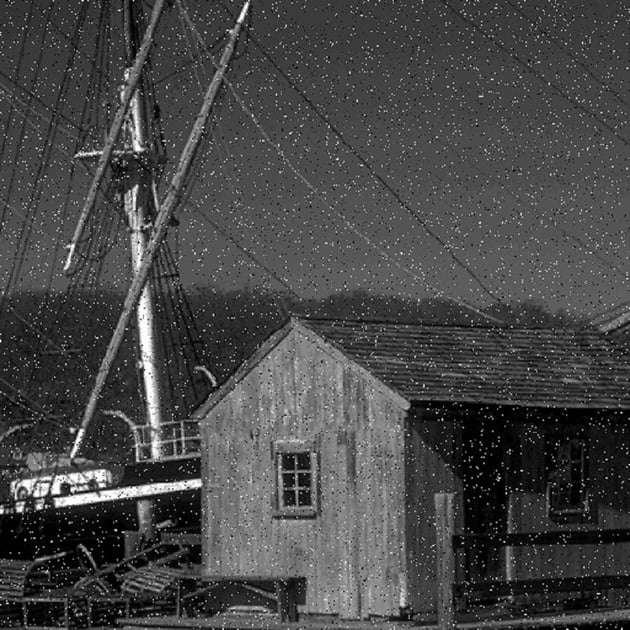
#> input picture DIP/Ejercicio 8/saltandpeppernoise.jpg, 630 x 630 px, found by its file name
$ python Ejercicio8.py
#> lines starting #> are read from the running program, lines starting #| are printed output that depends on the picture
# Ejercicio 8 - Filtros digitales
# Elaborado por César Alejandro Villegas Espíndola
# Fecha: Lunes 28 de noviembre del 2022

# Importación de librerias
from matplotlib import pyplot as plt
import matplotlib.image as mpimg
from PIL import Image
import numpy as np
from numpy import asarray

img = mpimg.imread('/Users/cvillegas/workspace/Py/DIP/Ejercicio 8/saltandpeppernoise.jpg')
#> img is the input picture: shape (630, 630, 3); min 0, max 255, mean 70.6

print(img)
#> (printed output is left out)

# Se separan los espacios de color

R=img[:,:,0]
G=img[:,:,1]
B=img[:,:,2]

img_gris = 0.2989*R+0.5810*G+0.1140*B

# Se muestra la imagen en escala de grises

plt.imshow(img_gris, cmap='gray')
plt.title("Imagen con ruido de sal y pimienta")
plt.show()

# Se imprime la forma de la imagen

print(img.shape)
#| (630, 630, 3)

ancho = img.shape[0]
#> ancho = 630
print(ancho)
#| 630

largo = img.shape[1]
#> largo = 630
print(largo)
#| 630

img_filtrada = img.copy()

############################################################################################################################################

# Media
# Se itera por cada parte de la matriz
mascara = np.ones([3,3], dtype=int)
mascara = mascara/9
for i in range(ancho-1):
    for j in range(largo-1):
        img_filtrada[i,j] = img_gris[i-1, j-1] * mascara[0,0] + img_gris[i, j-1] * mascara[0,1] + img_gris[i+1, j-1] * mascara[0,2]
        + img_gris[i-1, j] * mascara[1,0] + img_gris[i, j] * mascara[1,1] + img_gris[i+1, j] * mascara[1,2]
        + img_gris[i-1, j+1] * mascara[2,0] + img_gris[i-1, j+1] * mascara[2,1] + img_gris[i+1, j+1] * mascara[2,2]
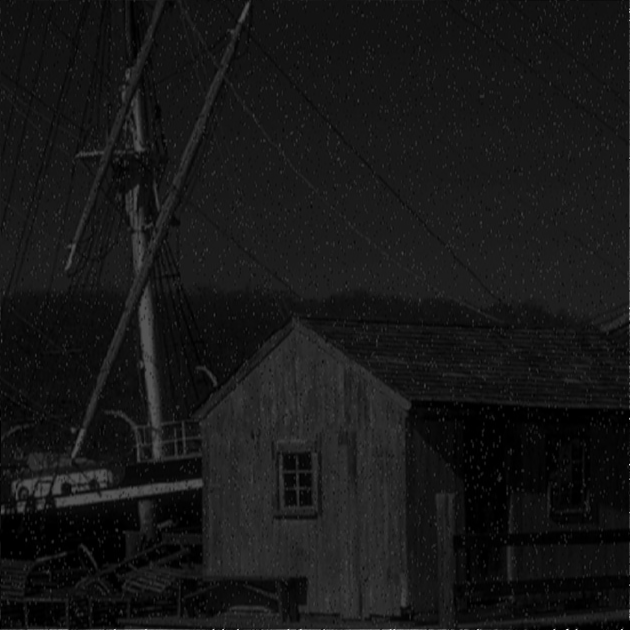
#> img_filtrada: shape (630, 630, 3); min 0, max 247, mean 23

plt.imshow(img_filtrada)
plt.title("Media")
plt.show()

############################################################################################################################################

# MEDIANA
# Se itera por cada parte de la matriz
# Se hace nuevamente una copia de img
img_filtrada1 = img.copy()
data = asarray(img_filtrada1)

for i in range(largo-1):
    for j in range(ancho-1):
      temp = [img_gris[i-1, j-1], img_gris[i, j-1], img_gris[i+1, j-1], img_gris[i-1, j], img_gris[i, j], img_gris[i+1, j], img_gris[i-1, j+1], img_gris[i-1, j+1], img_gris[i+1, j+1]]
      temp = sorted(temp)
      img_filtrada1[i,j] = temp[4]
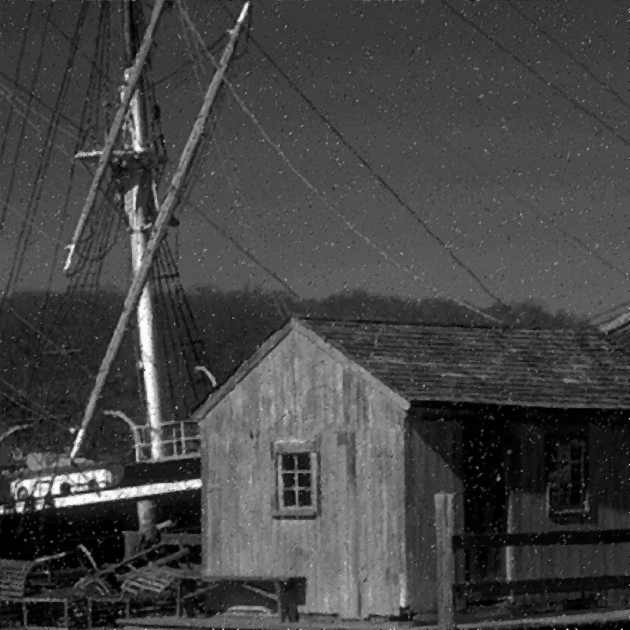
#> img_filtrada1: shape (630, 630, 3); min 0, max 253, mean 68.2

mediana = Image.fromarray(img_filtrada1)
img_filtrada1

plt.imshow(img_filtrada1)
plt.title("Mediana")
plt.show()

############################################################################################################################################

# MINIMO
# Se itera por cada parte de la matriz
# Nuevamente se hace una copia de img llamada img_filtrada2
img_filtrada2 = img.copy()

for i in range(1,largo-1):
    for j in range(1,ancho-1):
        temp = [img_gris[i-1, j-1], img_gris[i, j-1], img_gris[i+1, j-1],
                img_gris[i-1, j], img_gris[i, j], img_gris[i+1, j],
                img_gris[i-1, j+1],img_gris[i-1, j+1], img_gris[i+1, j+1]]
        temp=min(temp)
        img_filtrada2[i,j] = temp
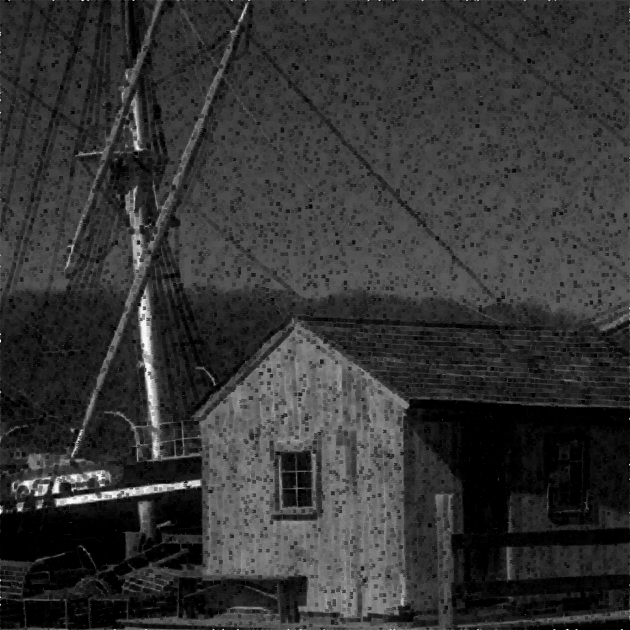
#> img_filtrada2: shape (630, 630, 3); min 0, max 255, mean 52.2

plt.imshow(img_filtrada2)
plt.title("Minimo")
plt.show()

############################################################################################################################################

# MAXIMO
# Nuevamente se itera por cada parte de la matriz
# Y se hace una copia de img llamada img_filtrada3
img_filtrada3 = img.copy()

for i in range(1,largo-1):
    for j in range(1,ancho-1):
        temp = [img_gris[i-1, j-1], img_gris[i, j-1], img_gris[i+1, j-1],
        img_gris[i-1, j], img_gris[i, j], img_gris[i+1, j],
        img_gris[i-1, j+1], img_gris[i-1, j+1], img_gris[i+1, j+1]]
        temp=max(temp)
        img_filtrada3[i,j] = temp
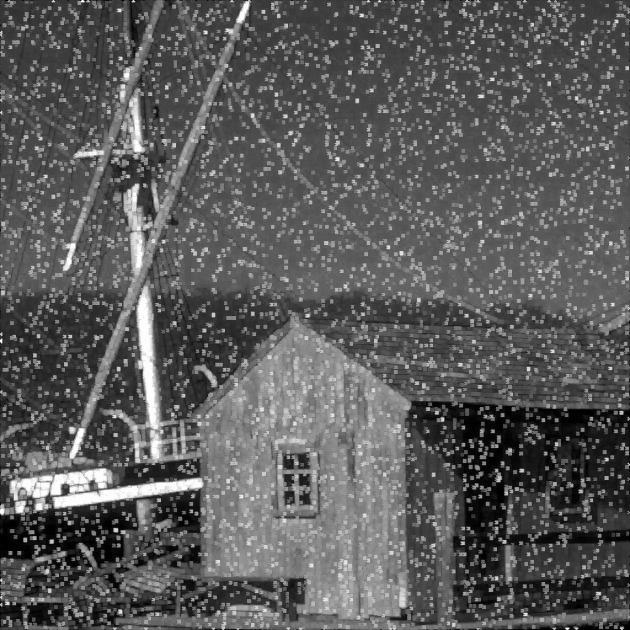
#> img_filtrada3: shape (630, 630, 3); min 0, max 255, mean 91.2

plt.imshow(img_filtrada3)
plt.title("Maximo")
plt.show()
